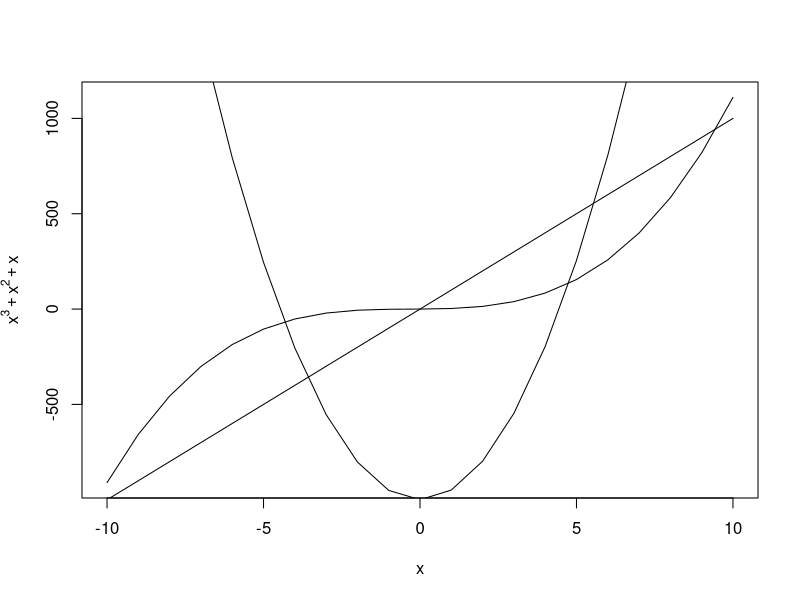

Source code (R):
dev.off()
plot.new()

#Back to schooldays

x <- c(-10:10)
y <- x ^ 3 + x ^ 2 + x

plot(x, y, type = 'l', ylab = expression(x ^ 3 + x ^ 2 + x))
lines(x, 50 * x ^ 2 + x - 1000)
lines(x, 100 * x)
